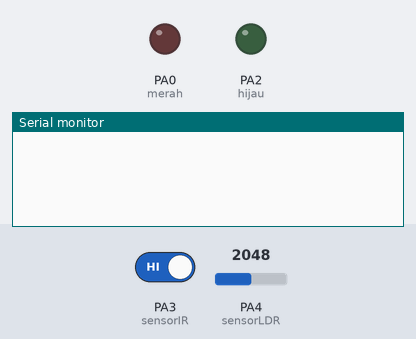
Bench run of a sketch on a simulated STM32 Blue Pill. On the bench: output pins drawn as LEDs (lit = HIGH), the last lines printed to the serial monitor. The inputs (shaded band) are chosen by the test bench; at power-on: PA3 (sensorIR) HIGH, PA4 (sensorLDR) = 2048. Pins used as bus, display or sensor lines are not drawn.

Above: at 1.2 s.
1.3 s: PA3 (sensorIR) driven LOW
At 1.46 s:
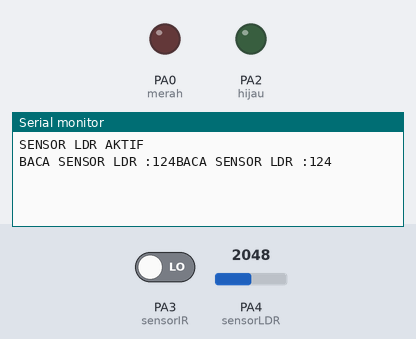
2.8 s: PA4 (sensorLDR) set to 1708
At 2.86 s:
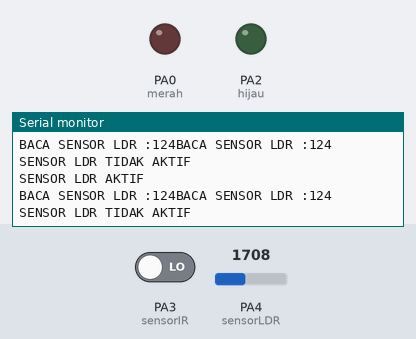
5.8 s: PA4 (sensorLDR) set to 1648
At 5.87 s:
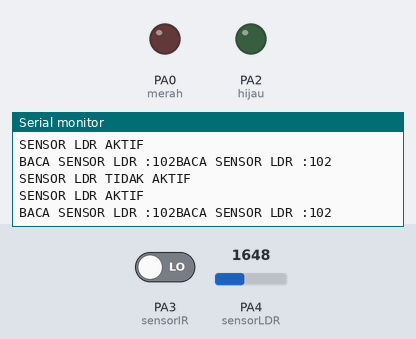
8.8 s: PA4 (sensorLDR) set to 3603
At 8.87 s:
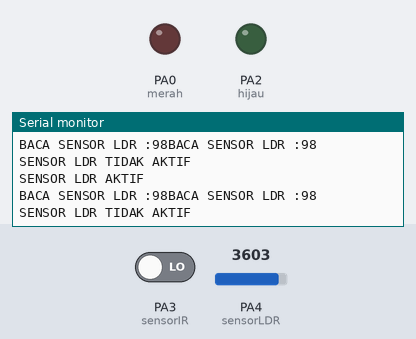
11.8 s: PA4 (sensorLDR) set to 3298
At 12.08 s:
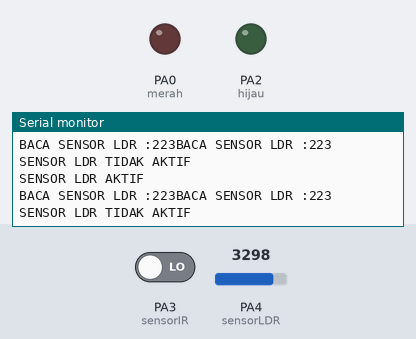
14.8 s: PA4 (sensorLDR) set to 3193
At 14.88 s:
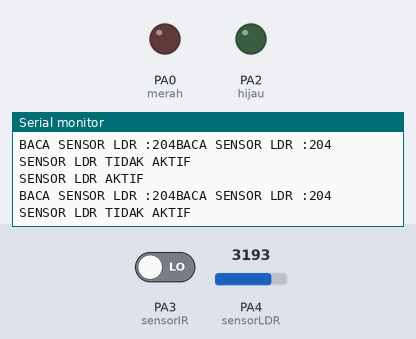
Timing chart, 0 to 17.3 s (numbered marks = the images above; inputs shaded):
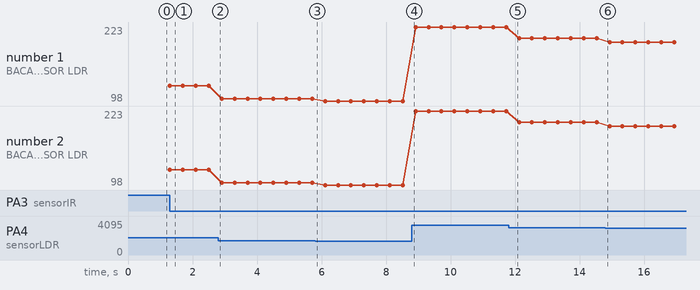

The sketch:

12.STM32_CHALLENGE_LDR_IR.ino
```cpp
int merah = PA0;
int kuning = PA1;
int hijau = PA2;
int sensorIR = PA3;
int sensorLDR = PA4;
int kunci1 = 0;


void setup() {
Serial.begin(9600);
pinMode(PA0,OUTPUT);
pinMode(PA1,OUTPUT);
pinMode(PA2,OUTPUT);
pinMode(sensorIR,INPUT);
pinMode(sensorLDR,INPUT);
}


void loop() {
//BACA DATA
int bacasensorIR = digitalRead(sensorIR);
int bacasensorLDR = analogRead(sensorLDR);
    bacasensorLDR = map(bacasensorLDR,100,4095,0,255);

//SERIAL PRINT

//LOGIKA
if (bacasensorIR==0 && kunci1==0){

  Serial.print("SENSOR LDR AKTIF");
  Serial.println();
  Serial.print("BACA SENSOR LDR :");
  Serial.print(bacasensorLDR);
  kunci1=1;
  delay(200);

}
else if (bacasensorIR==0 && kunci1==1){
  digitalWrite(merah,LOW);
    digitalWrite(kuning,LOW);
    digitalWrite(hijau,LOW);
Serial.print("SENSOR LDR TIDAK AKTIF");
Serial.println();
delay(200);
kunci1=0;
}
  if(bacasensorLDR <=100 && kunci1==1){
    digitalWrite(merah,LOW);
    digitalWrite(kuning,LOW);
    digitalWrite(hijau,HIGH);
  Serial.print("BACA SENSOR LDR :");
  Serial.print(bacasensorLDR);
  Serial.println();
  }
  else if(bacasensorLDR >=101 && bacasensorLDR <=200 && kunci1==1){
    digitalWrite(kuning,HIGH);
    digitalWrite(merah,LOW);
    digitalWrite(hijau,LOW);
     Serial.print("BACA SENSOR LDR :");
  Serial.print(bacasensorLDR);
  Serial.println();
  }
  if(bacasensorLDR >=201 && bacasensorLDR <=255 && kunci1==1){
    digitalWrite(hijau,LOW);
    digitalWrite(kuning,LOW);
    digitalWrite(merah,HIGH);
     Serial.print("BACA SENSOR LDR :");
  Serial.print(bacasensorLDR);
  Serial.println();
  }


}
```

Measured:
- the behaviour switches between 1683 and 1682 on PA4 (sensorLDR) (found by bisection; images 2 and 3)
- after the input at 1.3 s, the serial monitor: prints a new line at once (image 1)
- plotted number 1: 124 → 102 after the input at 2.8 s, 102 → 98 after the input at 5.8 s, 98 → 223 after the input at 8.8 s, 223 → 204 after the input at 11.8 s, 204 → 197 after the input at 14.8 s
- plotted number 2: 124 → 102 after the input at 2.8 s, 102 → 98 after the input at 5.8 s, 98 → 223 after the input at 8.8 s, 223 → 204 after the input at 11.8 s, 204 → 197 after the input at 14.8 s
